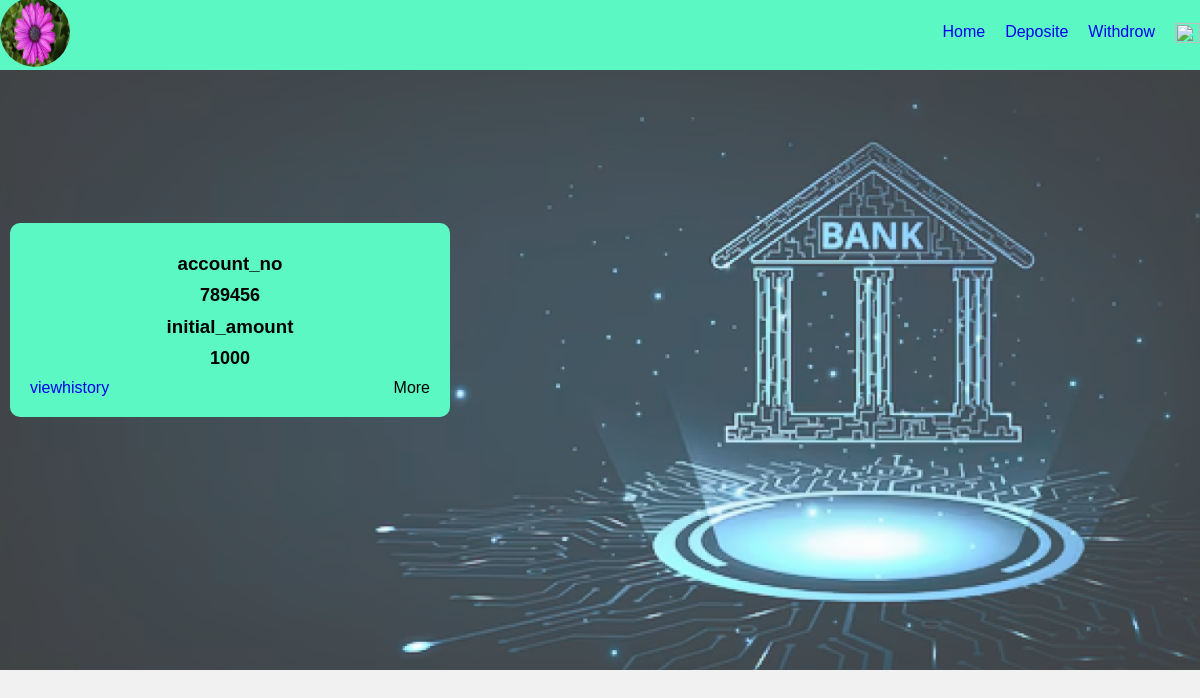
The app's page /userhome (signed in), older data.
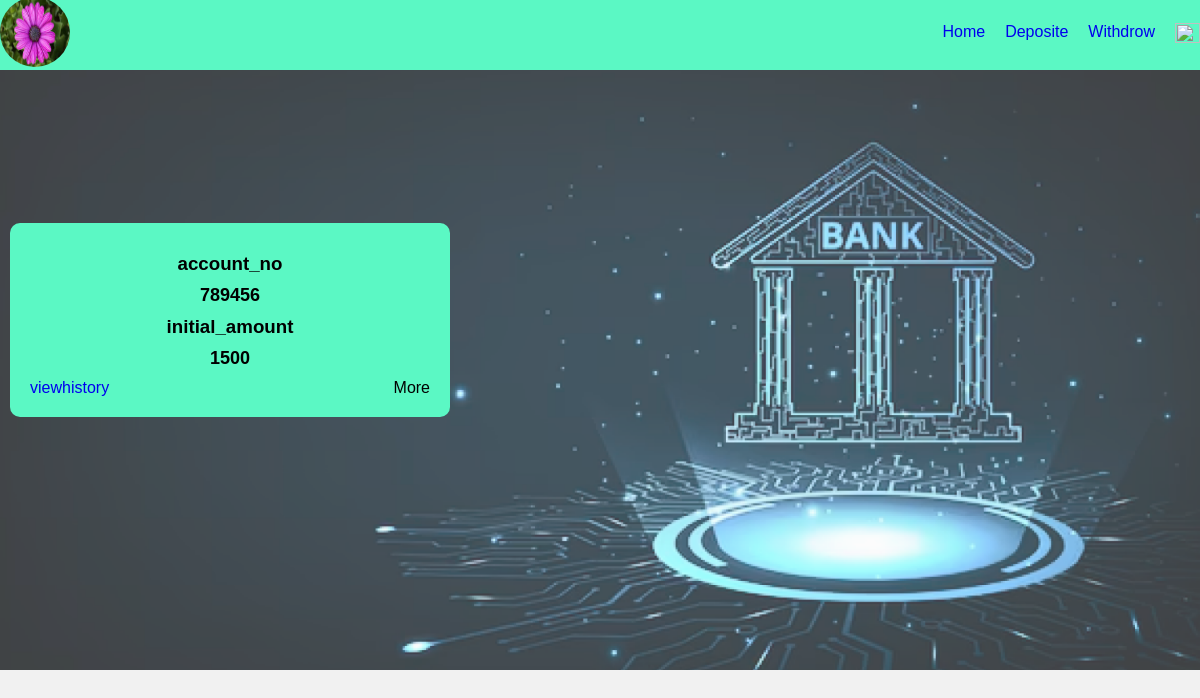
The same page, newer data.
### app/models.py (models this page shows, shortened)
class User(models.Model):
    user_id=models.ForeignKey(CustomUser,on_delete=models.CASCADE)
    name=models.CharField(max_length=100)
    account_no=models.IntegerField()
    image=models.FileField(upload_to='media')
    address=models.CharField(max_length=100)
    email=models.CharField(max_length=100)
    age=models.IntegerField()
    phone=models.IntegerField()
    dob=models.DateField()
    adharcard=models.IntegerField()
    pancard=models.IntegerField()
    initial_amount=models.IntegerField()

### app/views.py (the view)
# urls.py: path('userhome',views.userhome,name='userhome'),
def userhome(request):
    data=CustomUser.objects.get(id=request.user.id)
    data1=User.objects.get(user_id=data)
    return render(request,'userhome.html',{'data1':data1})

### templates/userhome.html (shortened to what this page needs)
<!DOCTYPE html>
{% load static %}
<html lang="en">
<head>
</head>
<body>
    <div class="navbar">
        <div class="logo"><a href="{% url 'profileview' %}"><img src="{{ data1.image.url }}" alt="" height="70px" width="70px" style="border-radius: 50%;"></a></div>
          <nav class="navbar">
              <ul>
                <li><a style="text-decoration: none;" href="{% url 'userhome' %}">Home</a></li>
                <li><a style="text-decoration: none;" href="{% url 'deposit' %}">Deposite</a></li>
                <li><a style="text-decoration: none;" href="{% url 'withdrow' %}">Withdrow</a></li>
                <li><a style="text-decoration: none;" href="{% url 'logout' %}"><img src="{% static 'img/logout.png '%}" alt="" height="20px" width="25px"></a></li>
              </ul>
          </nav>
    </div>
        <div class="container">
            {% block content %}
          <div class="main">
              <h3>account_no</h3>
              <p>{{data1.account_no}}</p>
              <h3>initial_amount</h3>
              <p>{{data1.initial_amount}}</p>
              <div style="display: flex;justify-content: space-between;">
                <a style="text-decoration: none;" href="{% url 'history' %}">viewhistory</a>
                <a style="text-decoration: none;color: black;" href="more">More</a>
              </div>
        {% endblock %}
</body>
</html>

Row changes from the older to the newer data that the page shows:
changed User: initial_amount "1000" → "1500"
